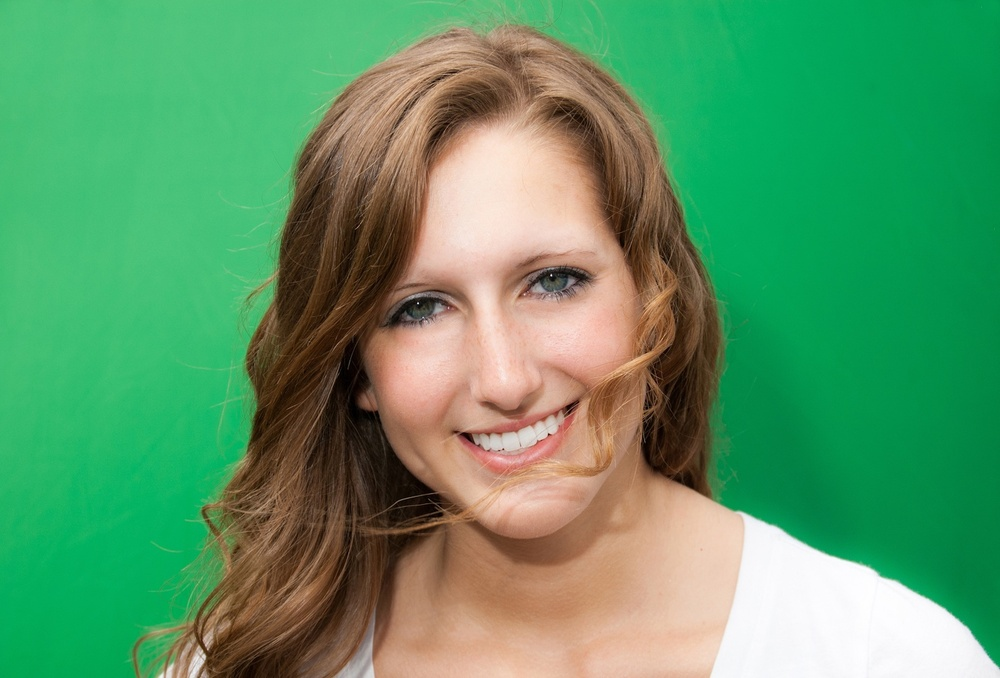
#> input picture Lecture11/code/green.jpg, 1000 x 678 px, shrunk from 1474 x 1000 before the run
$ python 6_chroma.py
#> lines starting #> are read from the running program, lines starting #| are printed output that depends on the picture
#!/usr/bin/env -S uv run --script
from PIL import Image

im = Image.open("green.jpg")
#> im is the input picture: PIL image 1000x678 RGB; mean R, G, B 90.5, 152.3, 102.5
for x in range(0, im.width):
    for y in range(0, im.height):
        pixel = im.getpixel((x, y))
        if pixel[1] > (pixel[0] + pixel[2]) * 0.6:
            newPixel = (0, 0, 0)
            im.putpixel((x, y), newPixel)
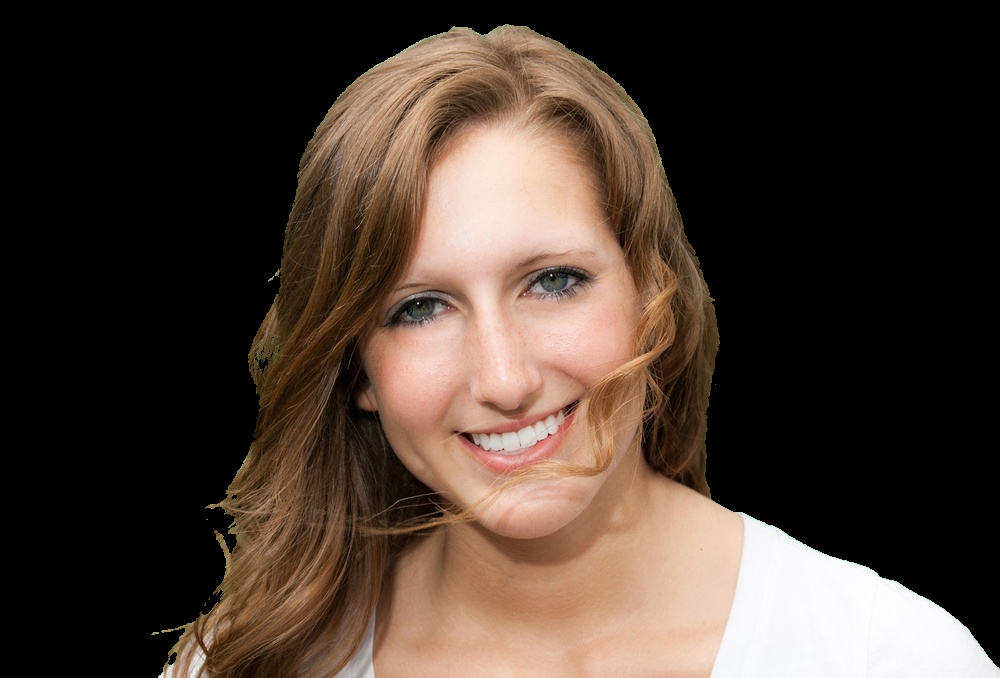
#> im: PIL image 1000x678 RGB; mean R, G, B 72.7, 58.1, 48.8
im.show()
